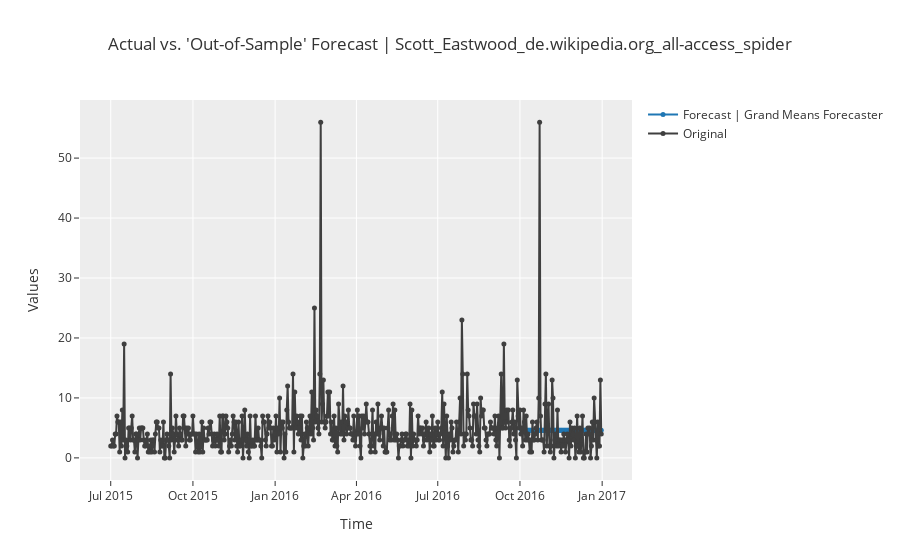

Here is the notebook cell this chart was saved with:
### Code cell
plot_model(tuned_best, plot = 'forecast')
